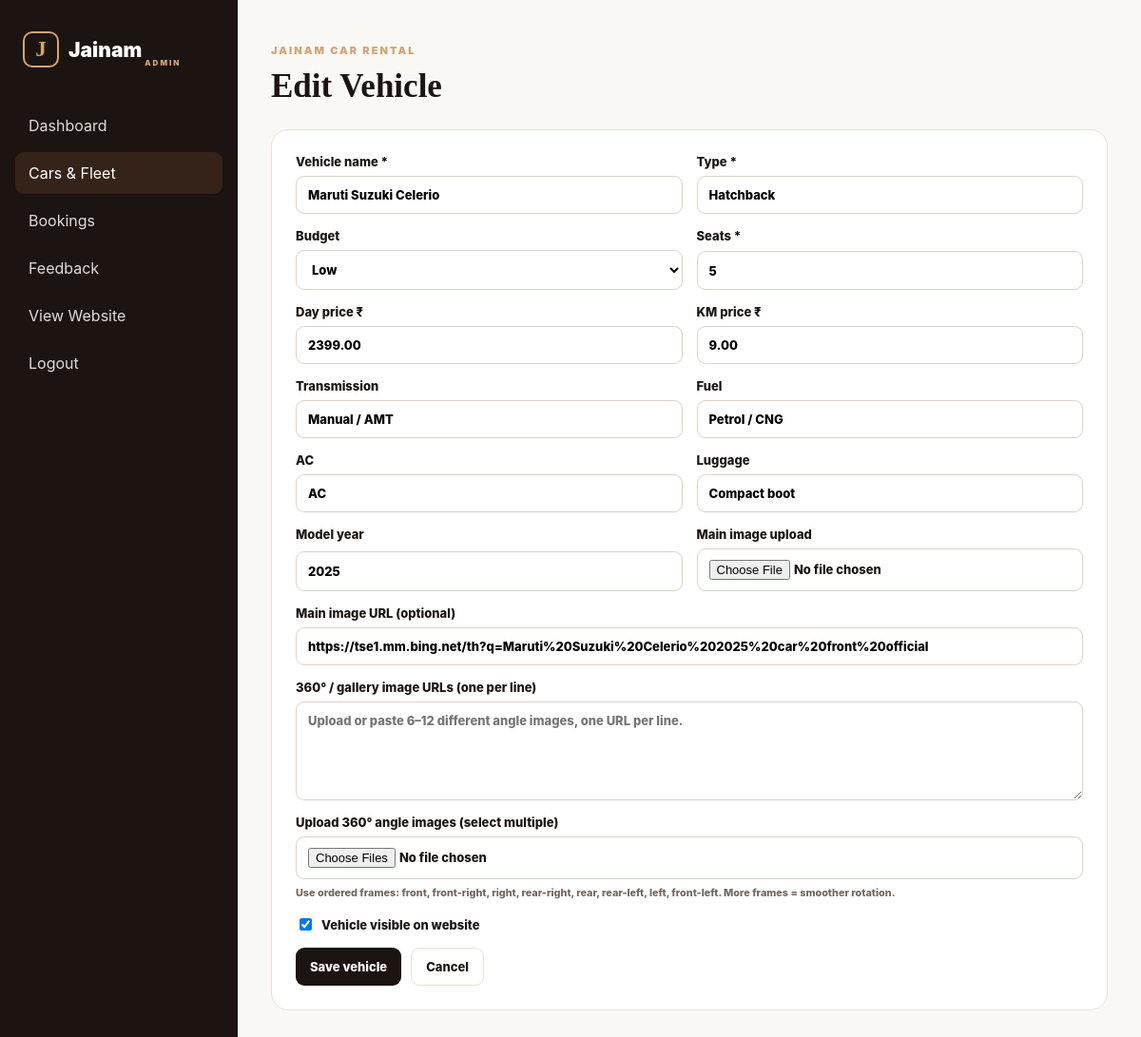
The page /admin/car_form.php?id=8 (signed in) on the database its author committed.
### tables this page shows
CREATE TABLE cars (
 id INT UNSIGNED AUTO_INCREMENT PRIMARY KEY,
 budget ENUM('low','medium','high') NOT NULL,
 seats INT NOT NULL,
 name VARCHAR(150) NOT NULL,
 type VARCHAR(100) NOT NULL,
 day_price DECIMAL(10,2) NOT NULL,
 km_price DECIMAL(10,2) NOT NULL,
 transmission VARCHAR(100) NOT NULL,
 fuel VARCHAR(100) NOT NULL,
 ac VARCHAR(100) NOT NULL,
 luggage VARCHAR(150) NOT NULL,
 model_year VARCHAR(10) NOT NULL,
 image_url TEXT NULL,
 active TINYINT(1) NOT NULL DEFAULT 1,
 created_at TIMESTAMP NOT NULL DEFAULT CURRENT_TIMESTAMP,
 INDEX idx_cars_filter (budget,seats,active)
);

### config.php (called while the page is built, shortened)
<?php
function e(?string $v): string { return htmlspecialchars((string)$v, ENT_QUOTES, 'UTF-8'); }

### admin/car_form.php (the view, shortened to what this page needs)
<?php require __DIR__.'/../config.php';require __DIR__.'/../functions.php';requireAdmin();$pdo=db();$id=(int)($_GET['id']??0);$car=null;if($id){$s=$pdo->prepare('SELECT * FROM cars WHERE id=?');$s->execute([$id]);$car=$s->fetch();if(!$car)redirect('cars.php');}$error='';
$gallery=[];if($id){$q=$pdo->prepare('SELECT * FROM car_images WHERE car_id=? ORDER BY angle_no');$q->execute([$id]);$gallery=$q->fetchAll();}adminTop($id?'Edit Vehicle':'Add Vehicle','cars');if($error):?><div class="flash error"><?=e($error)?></div><?php endif;?><form method="post" enctype="multipart/form-data" class="panel form-grid wide-form"><input type="hidden" name="csrf" value="<?=e(csrf())?>"><div class="form-two"><label>Vehicle name *<input name="name" value="<?=e($car['name']??'')?>" required></label><label>Type *<input name="type" value="<?=e($car['type']??'')?>" required></label></div><div class="form-two"><label>Budget<select name="budget"><option value="low" <?=($car['budget']??'')==='low'?'selected':''?>>Low</option><option value="medium" <?=($car['budget']??'medium')==='medium'?'selected':''?>>Medium</option><option value="high" <?=($car['budget']??'')==='high'?'selected':''?>>High</option></select></label><label>Seats *<input type="number" name="seats" min="1" value="<?=e($car['seats']??5)?>" required></label></div><div class="form-two"><label>Day price ₹<input type="number" step="0.01" name="day_price" value="<?=e($car['day_price']??0)?>" required></label><label>KM price ₹<input type="number" step="0.01" name="km_price" value="<?=e($car['km_price']??0)?>" required></label></div><div class="form-two"><label>Transmission<input name="transmission" value="<?=e($car['transmission']??'Manual')?>"></label><label>Fuel<input name="fuel" value="<?=e($car['fuel']??'Diesel')?>"></label></div><div class="form-two"><label>AC<input name="ac" value="<?=e($car['ac']??'Automatic AC')?>"></label><label>Luggage<input name="luggage" value="<?=e($car['luggage']??'Large luggage space')?>"></label></div><div class="form-two"><label>Model year<input name="model_year" value="<?=e($car['model_year']??date('Y'))?>"></label><label>Main image upload<input type="file" name="main_image" accept="image/jpeg,image/png,image/webp"></label></div><label>Main image URL (optional)<input name="image_url" value="<?=e($car['image_url']??'')?>" placeholder="Paste an exact official/licensed image URL"></label><label>360° / gallery image URLs (one per line)<textarea name="gallery_urls" rows="5" placeholder="Upload or paste 6–12 different angle images, one URL per line."></textarea></label><label>Upload 360° angle images (select multiple)<input type="file" name="gallery_images[]" multiple accept="image/jpeg,image/png,image/webp"><small class="muted">Use ordered frames: front, front-right, right, rear-right, rear, rear-left, left, front-left. More frames = smoother rotation.</small></label><label class="check"><input type="checkbox" name="active" <?=$car===null||$car['active']?'checked':''?>> Vehicle visible on website</label><div class="form-actions"><button class="btn primary">Save vehicle</button><a class="btn ghost" href="cars.php">Cancel</a></div><?php if($gallery): ?><div><h3>Current 360 frames</h3><div class="mini-gallery"><?php foreach($gallery as $g): ?><img src="<?=e($g['image_url'])?>" alt="angle <?=$g['angle_no']?>"><?php endforeach; ?></div></div><?php endif; ?></form><?php adminBottom(); ?>

### assets/style.css (style rules this page uses)
:root { --base:#1c1410;--base2:#241914;--gold:#d4a373;--cream:#f8f2ea;--white:#fff;--muted:#74665d;--line:#eadfd4;--green:#1f7a4d;--red:#a63d2f;--shadow:0 18px 50px rgba(28,20,16,.10) }
* { box-sizing:border-box }
body { margin:0;font-family:Inter,Arial,sans-serif;background:#faf8f5;color:var(--base) }
a { text-decoration:none;color:inherit }
button,input,select,textarea { font:inherit }
button { cursor:pointer }
.muted { color:var(--muted);line-height:1.5 }
.btn { display:inline-flex;align-items:center;justify-content:center;border:0;border-radius:9px;padding:11px 15px;font-weight:800;font-size:13px }
.btn.primary { background:var(--base);color:#fff }
.btn.ghost { background:#fff;border:1px solid var(--line) }
.empty,.panel,.auth-card { background:#fff;border:1px solid var(--line);border-radius:18px;padding:25px }
.form-grid { display:grid;gap:15px }
.form-grid label { display:grid;gap:7px;font-size:13px;font-weight:800 }
.form-grid input,.form-grid select,.form-grid textarea { width:100%;border:1px solid #ddd0c5;background:#fff;border-radius:9px;padding:11px 12px;outline:none }
.wide-form { max-width:1000px }
.form-two { display:grid;grid-template-columns:1fr 1fr;gap:15px }
.form-actions { display:flex;gap:10px }
.check { display:flex!important;grid-template-columns:auto 1fr!important;align-items:center }
.check input { width:auto }

### rows shown on the page
cars: name "Maruti Suzuki Celerio", type "Hatchback", budget "Low", seats "5", day_price "2399.00", km_price "9.00", transmission "Manual / AMT", fuel "Petrol / CNG", ac "AC", luggage "Compact boot", model_year "2025", image_url "https://tse1.mm.bing.net/th?q=Maruti%20Suzuki%20Celerio%202025%20car%20front%20official", active "☑"

### other values the page prints
$title "Edit Vehicle"
